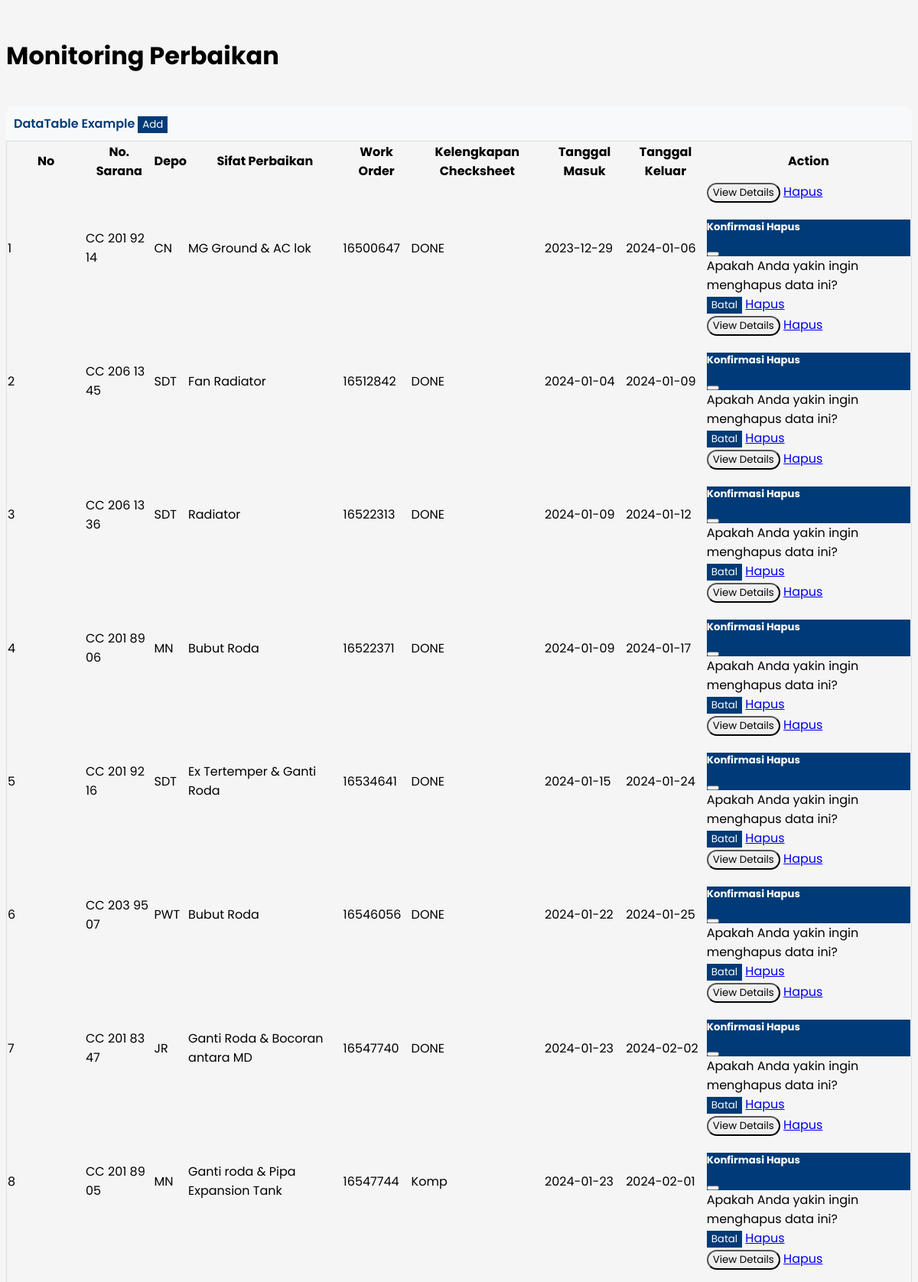
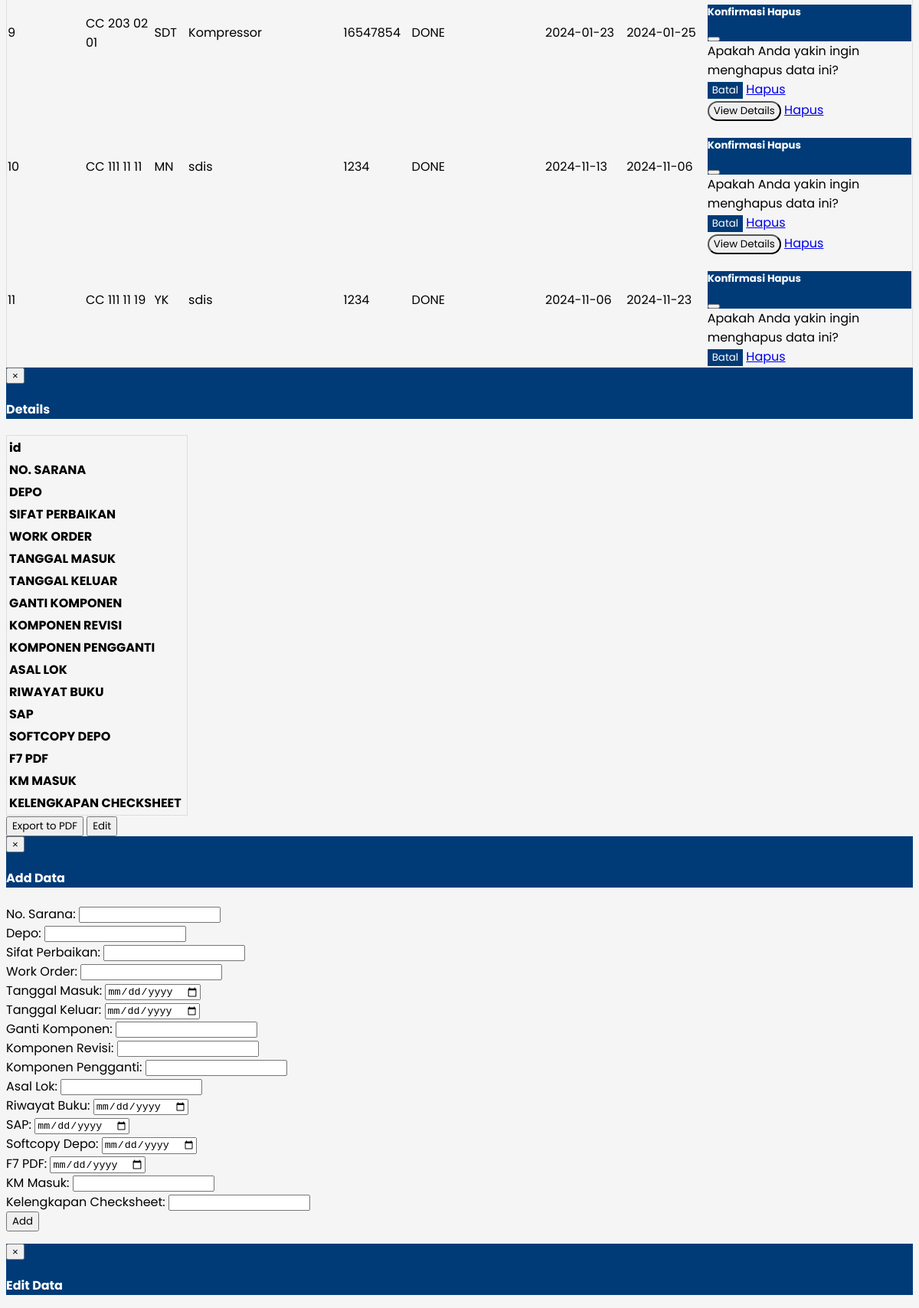
Page /mon_pb.php (upper part) on the committed database (2 pictures, top to bottom).
### tables this page shows
CREATE TABLE `mon_pb` (
  `id_pb` int(11) NOT NULL,
  `no_sarana` varchar(40) DEFAULT NULL,
  `depo` varchar(5) DEFAULT NULL,
  `sifat_pb` varchar(50) DEFAULT NULL,
  `ganti_komp` varchar(80) DEFAULT NULL,
  `KM_masuk` int(30) DEFAULT NULL,
  `work_order` varchar(30) NOT NULL,
  `kelengkapan` varchar(30) DEFAULT NULL,
  `tgl_masuk` date DEFAULT NULL,
  `tgl_keluar` date DEFAULT NULL,
  `komponen_revisi` varchar(80) DEFAULT NULL,
  `komponen_pengganti` varchar(80) DEFAULT NULL,
  `asal_lok` varchar(80) DEFAULT NULL,
  `rwyt_buku` date DEFAULT NULL,
  `sap` date DEFAULT NULL,
  `softcopy_depo` date DEFAULT NULL,
  `f7_pdf` date DEFAULT NULL
);

### mon_pb.php (the view, shortened to what this page needs)
<?php
include "config.php";
?>
<div id="layoutSidenav">
    <div id="layoutSidenav_content">
        <main>
            <div class="container-fluid px-4">
                <h1 class="mt-4">Monitoring Perbaikan</h1>
<html>
    <head>
        <link rel="stylesheet" href="https://cdn.datatables.net/2.1.8/css/dataTables.dataTables.css">
        <head>
    <link rel="stylesheet" href="https://cdn.datatables.net/2.1.8/css/dataTables.dataTables.css">
</head>
    </head>
    <body>
    <div id="layoutSidenav">
    <div id="layoutSidenav_content" class="marginleft">
        <main>
            <div class="container-fluid px-4">
                <div class="card mb-4">
                    <div class="card-header">DataTable Example
                    <button class="btn btn-secondary pull-right" data-toggle="modal" data-target="#addEmployeeModal" style="border-radius:0%">Add</button>
                    </div>
                    <div class="card-body">
                    <table id="table3" class="table table-striped table-bordered table-responsive" cellspacing="0" width="100%" id="monpb">
                        <thead>
                            <tr>
                            <th>No</th>
                                <th>No. Sarana</th>
                                <th>Depo</th>
                                <th>Sifat Perbaikan</th>
                                <th>Work Order</th>
                                <th>Kelengkapan Checksheet</th>
                                <th>Tanggal Masuk</th>
                                <th>Tanggal Keluar</th>
                                <th>Action</th>
                            </tr>
                        </thead>
                        <tbody>
                            <?php
                            $depo_query= "SELECT * FROM mon_pb NATURAL JOIN depo ";
                            $depo_result = mysqli_query($koneksi, $depo_query);
                            $no = 1;
                            while ($depo = mysqli_fetch_assoc($depo_result)) {  ?>
                                <tr>
                                <td width='100' class='center'><?= $no ?></td>
                                    <td><?php echo $depo['no_sarana'] ?></td>
                                    <td><?php echo $depo['depo'] ?></td>
                                    <td><?php echo $depo['sifat_pb'] ?></td>
                                    <td><?php echo $depo['work_order'] ?></td>
                                    <td><?php echo $depo['kelengkapan'] ?></td>
                                    <td><?php echo $depo['tgl_masuk'] ?></td>
                                    <td><?php echo $depo['tgl_keluar'] ?></td>
                                    <td>
                                        <button class="btn btn-warning" data-toggle="modal"
                                                data-target="#customerDetailsModal"
                                                data-id="<?php echo $depo['id_pb']; ?>"
                                                data-no_sarana="<?php echo $depo['no_sarana']; ?>"
                                                data-depo="<?php echo $depo['depo']; ?>"
                                                data-sifat_pb="<?php echo $depo['sifat_pb']; ?>"
                                                data-work_order="<?php echo $depo['work_order']; ?>"
                                                data-tgl_masuk="<?php echo $depo['tgl_masuk']; ?>"
                                                data-tgl_keluar="<?php echo $depo['tgl_keluar']; ?>"
                                                data-ganti_komp="<?php echo $depo['ganti_komp']; ?>"
                                                data-komponen_revisi="<?php echo $depo['komponen_revisi']; ?>"
                                                data-komponen_pengganti="<?php echo $depo['komponen_pengganti']; ?>"
                                                data-asal_lok="<?php echo $depo['asal_lok']; ?>"
                                                data-rwyt_buku="<?php echo $depo['rwyt_buku']; ?>"
                                                data-sap="<?php echo $depo['sap']; ?>"
                                                data-softcopy_depo="<?php echo $depo['softcopy_depo']; ?>"
                                                data-f7_pdf="<?php echo $depo['f7_pdf']; ?>"
                                                data-KM_masuk="<?php echo $depo['KM_masuk']; ?>"
                                                data-kelengkapan="<?php echo $depo['kelengkapan']; ?>"
                                                style="border-radius:60px;">
                                            <i class="fa fa-info-circle"></i> View Details
                                        </button>
                                        <a href="#"
   class="btn btn-danger mt-2"
   style="border-radius:60px;"
   data-bs-toggle="modal"
   data-bs-target="#deleteConfirmationModal">
    <i class="fa fa-trash"></i> Hapus
</a>
<div class="modal fade" id="deleteConfirmationModal" tabindex="-1" aria-labelledby="deleteConfirmationModalLabel" aria-hidden="true">
  <div class="modal-dialog modal-dialog-centered">
    <div class="modal-content">
      <div class="modal-header">
        <h5 class="modal-title" id="deleteConfirmationModalLabel">Konfirmasi Hapus</h5>
        <button type="button" class="btn-close" data-bs-dismiss="modal" aria-label="Close"></button>
      </div>
      <div class="modal-body">
        Apakah Anda yakin ingin menghapus data ini?
      </div>
      <div class="modal-footer">
        <button type="button" class="btn btn-secondary" data-bs-dismiss="modal">Batal</button>
        <a href="functionmis.php?menu=prog&id=<?php echo $depo['id_pb']; ?>" class="btn btn-danger">Hapus</a>
      </div>
    </div>
  </div>
</div>
                                    </td>
                                </tr>
                            <?php  $no++; } ?>
                        </tbody>
                    </table>
                    </div>
                </div>
            </div>
        </main>
    </div>
</div>
<div id="customerDetailsModal" class="modal fade" role="dialog">
    <div class="modal-dialog">
        <div class="modal-content">
            <div class="modal-header">
                <button type="button" class="close" data-dismiss="modal">&times;</button>
                <h4 class="modal-title text-center"><b>Details</b></h4>
            </div>
            <div class="modal-body">
                <table class="table table-bordered">
                    <tbody>
                    <tr>
                            <td><b>id</b></td>
                            <td id="id"></td>
                    </tr>
                        <tr><td><b>NO. SARANA</b></td>
                        <td id="no_sarana"></td>
                    </tr>
                        <tr><td><b>DEPO</b></td>
                        <td id="depo"></td>
                    </tr>
                        <tr><td><b>SIFAT PERBAIKAN</b></td>
                        <td id="sifat_pb"></td>
                    </tr>
                        <tr><td><b>WORK ORDER</b></td>
                        <td id="work_order"></td>
                    </tr>
                        <tr><td><b>TANGGAL MASUK</b></td>
                        <td id="tgl_masuk"></td>
                    </tr>
                        <tr><td><b>TANGGAL KELUAR</b></td>
                        <td id="tgl_keluar"></td>
                    </tr>
                        <tr><td><b>GANTI KOMPONEN</b></td>
                        <td id="ganti_komp"></td>
                    </tr>
                        <tr><td><b>KOMPONEN REVISI</b></td>
                        <td id="komponen_revisi"></td>
                    </tr>
                        <tr><td><b>KOMPONEN PENGGANTI</b></td>
                        <td id="komponen_pengganti"></td>
                    </tr>
                        <tr><td><b>ASAL LOK</b></td>
                        <td id="asal_lok"></td>
                    </tr>
                        <tr><td><b>RIWAYAT BUKU</b></td>
                        <td id="rwyt_buku"></td>
                    </tr>
                        <tr><td><b>SAP</b></td>
                        <td id="sap"></td>
                    </tr>
                        <tr><td><b>SOFTCOPY DEPO</b></td>
                        <td id="softcopy_depo"></td>
                    </tr>
                        <tr><td><b>F7 PDF</b></td>
                        <td id="f7_pdf"></td>
                    </tr>
                        <tr><td><b>KM MASUK</b></td>
                        <td id="KM_masuk"></td>
                    </tr>
                        <tr><td><b>KELENGKAPAN CHECKSHEET</b></td>
                        <td id="kelengkapan"></td>
                    </tr>
                    </tbody>
                </table>
                <button type="button" class="btn btn-primary" onclick="exportToPDF()">Export to PDF</button>
               <button type="button" class="btn btn-info" data-toggle="modal"
                        data-target="#editModal" id="editButtonFromDetails">
                    Edit
                </button>
            </div>
        </div>
    </div>
</div>
<div id="addEmployeeModal" class="modal fade" role="dialog">
    <div class="modal-dialog">
        <div class="modal-content">
            <div class="modal-header">
                <button type="button" class="close" data-dismiss="modal">&times;</button>
                <h4 class="modal-title text-center"><b>Add Data</b></h4>
            </div>
            <div class="modal-body">
                <form id="addEmployeeForm" method="POST" action="add_pb.php">
                    <div class="form-group">
                        <label for="no_sarana">No. Sarana:</label>
                        <input type="text" class="form-control" name="no_sarana">
                    </div>
                    <div class="form-group">
                        <label for="depo">Depo:</label>
                        <input type="text" class="form-control" name="depo">
                    </div>
                    <div class="form-group">
                        <label for="sifat_pb">Sifat Perbaikan:</label>
                        <input type="text" class="form-control" name="sifat_pb">
                    </div>
                    <div class="form-group">
                        <label for="work_order">Work Order:</label>
                        <input type="text" class="form-control" name="work_order">
                    </div>
                    <div class="form-group">
                        <label for="tgl_masuk">Tanggal Masuk:</label>
                        <input type="date" class="form-control" name="tgl_masuk">
                    </div>
                    <div class="form-group">
                        <label for="tgl_keluar">Tanggal Keluar:</label>
                        <input type="date" class="form-control" name="tgl_keluar">
                    </div>
                    <div class="form-group">
                        <label for="ganti_komp">Ganti Komponen:</label>
                        <input type="text" class="form-control" name="ganti_komp">
                    </div>
                    <div class="form-group">
                        <label for="komponen_revisi">Komponen Revisi:</label>
                        <input type="text" class="form-control" name="komponen_revisi">
                    </div>
                    <div class="form-group">
                        <label for="komponen_pengganti">Komponen Pengganti:</label>
                        <input type="text" class="form-control" name="komponen_pengganti">
                    </div>
                    <div class="form-group">
                        <label for="asal_lok">Asal Lok:</label>
                        <input type="text" class="form-control" name="asal_lok">
                    </div>
                    <div class="form-group">
                        <label for="rwyt_buku">Riwayat Buku:</label>
                        <input type="date" class="form-control" name="rwyt_buku">
                    </div>
                    <div class="form-group">
                        <label for="sap">SAP:</label>
                        <input type="date" class="form-control" name="sap">
                    </div>
                    <div class="form-group">
                        <label for="softcopy_depo">Softcopy Depo:</label>
                        <input type="date" class="form-control" name="softcopy_depo">
                    </div>
                    <div class="form-group">
                        <label for="f7_pdf">F7 PDF:</label>
                        <input type="date" class="form-control" name="f7_pdf">
                    </div>
                    <div class="form-group">
                        <label for="KM_masuk">KM Masuk:</label>
                        <input type="text" class="form-control" name="KM_masuk">
                    </div>
                    <div class="form-group">
                        <label for="kelengkapan">Kelengkapan Checksheet:</label>
                        <input type="text" class="form-control" name="kelengkapan">
                    </div>
                    <button type="submit" class="btn btn-primary">Add</button>
                </form>
            </div>
        </div>
    </div>
</div>
<div id="editModal" class="modal fade" role="dialog">
    <div class="modal-dialog">
        <div class="modal-content">
            <div class="modal-header">
                <button type="button" class="close" data-dismiss="modal">&times;</button>
                <h4 class="modal-title text-center"><b>Edit Data</b></h4>
            </div>
        </div>
    </div>
</div>
    </body>
</html>

### mon_pb.php (style rules this page uses)
body { font-family: 'Poppins', sans-serif; }
.container-fluid { font-family: 'Poppins', sans-serif; }
.card-header { font-family: 'Poppins', sans-serif; font-weight: 600; color: #003b77; }
.btn { font-family: 'Poppins', sans-serif; }
.card-header { background-color: #f8f9fa; border-radius: 10px 10px 0 0; padding: 10px; }
.btn-secondary { background-color: #003b77; border: none; color: white; }
.container-fluid { padding-top: 20px; }
.modal-content { border-radius: 10px; }
.modal-header { background-color: #003b77; color: white; }
.table-bordered { border: 1px solid #ddd; }
body { background-color: #f5f5f5; font-family: 'arial', sans-serif; }
.card { border-radius: 15px; }

### rows in the picture
mon_pb: no_sarana "CC 201 92 14", depo "CN", sifat_pb "MG Ground & AC lok", work_order "16500647", kelengkapan "DONE", tgl_masuk "2023-12-29", tgl_keluar "2024-01-06"
mon_pb: no_sarana "CC 206 13 45", depo "SDT", sifat_pb "Fan Radiator", work_order "16512842", kelengkapan "DONE", tgl_masuk "2024-01-04", tgl_keluar "2024-01-09"
mon_pb: no_sarana "CC 206 13 36", depo "SDT", sifat_pb "Radiator", work_order "16522313", kelengkapan "DONE", tgl_masuk "2024-01-09", tgl_keluar "2024-01-12"
mon_pb: no_sarana "CC 201 89 06", depo "MN", sifat_pb "Bubut Roda", work_order "16522371", kelengkapan "DONE", tgl_masuk "2024-01-09", tgl_keluar "2024-01-17"
mon_pb: no_sarana "CC 201 92 16", depo "SDT", sifat_pb "Ex Tertemper & Ganti Roda", work_order "16534641", kelengkapan "DONE", tgl_masuk "2024-01-15", tgl_keluar "2024-01-24"
mon_pb: no_sarana "CC 203 95 07", depo "PWT", sifat_pb "Bubut Roda", work_order "16546056", kelengkapan "DONE", tgl_masuk "2024-01-22", tgl_keluar "2024-01-25"
mon_pb: no_sarana "CC 201 83 47", depo "JR", sifat_pb "Ganti Roda & Bocoran antara MD", work_order "16547740", kelengkapan "DONE", tgl_masuk "2024-01-23", tgl_keluar "2024-02-02"
mon_pb: no_sarana "CC 201 89 05", depo "MN", sifat_pb "Ganti roda & Pipa Expansion Tank", work_order "16547744", kelengkapan "Komp", tgl_masuk "2024-01-23", tgl_keluar "2024-02-01"
mon_pb: no_sarana "CC 203 02 01", depo "SDT", sifat_pb "Kompressor", work_order "16547854", kelengkapan "DONE", tgl_masuk "2024-01-23", tgl_keluar "2024-01-25"
mon_pb: no_sarana "CC 111 11 11", depo "MN", sifat_pb "sdis", work_order "1234", kelengkapan "DONE", tgl_masuk "2024-11-13", tgl_keluar "2024-11-06"
mon_pb: no_sarana "CC 111 11 19", depo "YK", sifat_pb "sdis", work_order "1234", kelengkapan "DONE", tgl_masuk "2024-11-06", tgl_keluar "2024-11-23"
